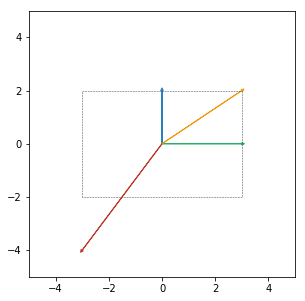

Write the Python code that produced this figure.
import matplotlib.pyplot as plt

vectors = [
	{
		'values': [3, 0],
		'color': '#27ae60',
	},
	{
		'values': [0, 2],
		'color': '#2980b9',
	},
	{
		'values': [3, 2],
		'color': '#f39c12',
	},
	{
		'values': [-3, -4],
		'color': '#c0392b',
	},
]

box = [
	{
		'x': [-3, 3],
		'y': [2, 2],
		'color': '#34495e',
	},
	{
		'x': [3, 3],
		'y': [2, -2],
		'color': '#34495e',
	},
	{
		'x': [3, -3],
		'y': [-2, -2],
		'color': '#34495e',
	},
	{
		'x': [-3, -3],
		'y': [-2, 2],
		'color': '#34495e',
	},
]

fig, ax = plt.subplots()

for vector in vectors:
	ax.arrow(
		x=0,
		y=0,
		dx=vector['values'][0],
		dy=vector['values'][1],
		head_width=0.1,
		head_length=0.1,
		color=vector['color'],
	)

for side in box:
	ax.plot(
		side['x'],
		side['y'],
		color=side['color'],
		linestyle='--',
		linewidth=0.5,
	)

ax.set_ylim(-5, 5)
ax.set_xlim(-5, 5)
ax.set_aspect('equal')
fig.savefig('vectors_scaled.png', bbox_inches='tight', dpi=72)
